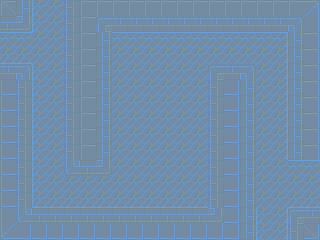

Below is a game level as drawn by its tile map, then a one-line description and the .tmx file that defines it, in full:
An orthogonal 20x15 tile map with 16x16 px tiles, 1 tile layer (background), 3 tilesets and 8 objects.

<map version="1.0" orientation="orthogonal" renderorder="right-down" width="20" height="15" tilewidth="16" tileheight="16" nextobjectid="33">
 <tileset firstgid="1" name="tileset_1" tilewidth="16" tileheight="16" tilecount="49" columns="7">
  <image source="tileset_3.png" width="112" height="112" />
 </tileset>
 <tileset firstgid="50" name="player" tilewidth="32" tileheight="32" tilecount="1" columns="1">
  <image source="../../img/player_stand.png" width="32" height="36" />
 </tileset>
 <tileset firstgid="51" name="scarab" tilewidth="64" tileheight="32" tilecount="1" columns="1">
  <image source="../../img/scarab.png" width="64" height="32" />
 </tileset>
 <layer name="background" width="20" height="15">
  <data encoding="csv">
1,34,24,25,30,4,3,3,3,3,3,3,3,3,3,3,4,5,6,7,
39,41,24,25,23,4,9,10,10,10,10,10,10,10,10,10,11,12,13,14,
18,18,25,25,23,4,27,18,18,18,18,18,18,18,18,18,18,19,20,21,
32,32,25,25,23,4,27,25,25,25,25,25,25,25,25,25,25,26,20,21,
12,13,24,25,23,4,27,25,25,25,25,25,25,9,12,13,25,26,20,21,
15,16,24,25,23,4,27,25,25,25,25,25,25,23,46,27,25,26,20,21,
29,30,24,25,23,4,27,25,25,25,25,25,25,23,46,27,25,26,20,21,
29,30,24,25,23,4,27,25,25,25,25,25,25,23,46,27,25,26,20,21,
29,30,24,25,23,4,27,25,25,25,25,25,25,23,46,27,25,26,20,21,
29,30,24,25,23,4,27,25,25,25,25,25,25,23,46,27,25,26,20,21,
29,30,24,25,37,40,41,25,25,25,25,25,25,23,46,27,25,25,18,18,
29,30,24,25,25,25,25,25,25,25,25,25,25,23,46,27,25,25,25,25,
29,30,31,32,32,32,32,32,32,32,32,32,32,23,46,27,25,25,32,32,
36,37,38,39,38,39,40,40,40,40,40,40,40,41,46,27,24,26,9,10,
43,44,45,46,45,46,47,47,47,47,47,47,47,47,46,20,24,26,16,49
</data>
 </layer>
 <objectgroup name="enemies" />
 <objectgroup name="solids">
  <object id="22" x="0" y="0" width="32" height="32" />
  <object id="23" x="0" y="64" width="32" height="176" />
  <object id="24" x="32" y="208" width="224" height="32" />
  <object id="25" x="208" y="64" width="48" height="144" />
  <object id="26" x="64" y="32" width="48" height="144" />
  <object id="27" x="64" y="0" width="256" height="32" />
  <object id="28" x="288" y="32" width="32" height="128" />
  <object id="29" x="288" y="208" width="32" height="32" />
 </objectgroup>
 <objectgroup name="player" />
</map>
